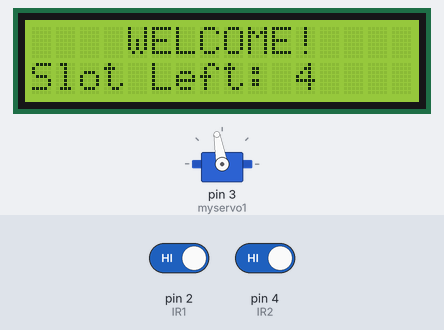
Simulated run of this sketch. Board: Arduino Uno, built with avr-gcc and run on an emulated ATmega328P. Shown: 16×2 character LCD, servo. The inputs (shaded band) are chosen by the test bench; at power-on: pin 2 (IR1) HIGH, pin 4 (IR2) HIGH.

Above: at 3.2 s.
3.3 s: pin 2 (IR1) driven LOW
At 4.5 s:
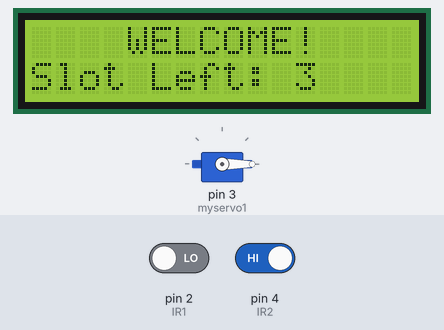
4.8 s: pin 4 (IR2) driven LOW
At 7.5 s:
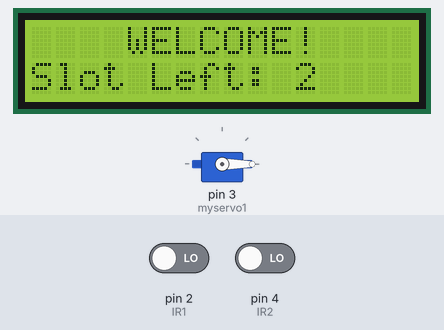
7.8 s: pin 2 (IR1) driven HIGH
At 9.0 s:
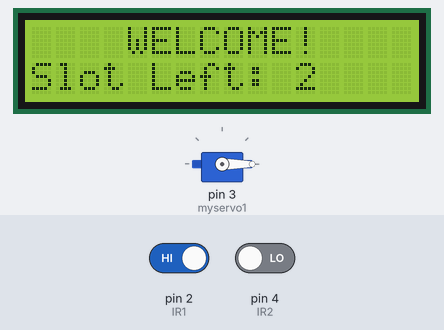
Timing chart, 0 to 10.8 s (numbered marks = the images above; inputs shaded):
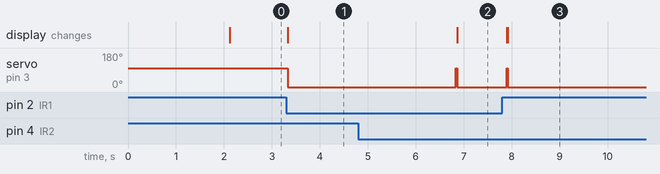

Measured:
- after the input at 3.3 s, servo on pin 3 (myservo1): 100° → 0° at once; the display: changes at once (image 1)
- after the input at 4.8 s, servo on pin 3 (myservo1): 0° → 100° after 2.0 s, → 0° 0.03 s later; the display: changes after 2.1 s (image 2)
- after the input at 7.8 s, servo on pin 3 (myservo1): goes on until 7.9 s, then stays 0°

The sketch:

test_car_park.ino
```cpp
#include <Wire.h>
#include <LiquidCrystal_I2C.h>
LiquidCrystal_I2C lcd(0x3F,16,2);  //Change the HEX address
#include <Servo.h>

Servo myservo1;

int IR1 = 2;
int IR2 = 4;

int Slot = 4;           //Enter Total number of parking Slots

int flag1 = 0;
int flag2 = 0;

void setup() {
  lcd.init();
  lcd.backlight();
pinMode(IR1, INPUT);
pinMode(IR2, INPUT);

myservo1.attach(3);
myservo1.write(100);

lcd.setCursor (0,0);
lcd.print("     ARDUINO    ");
lcd.setCursor (0,1);
lcd.print(" PARKING SYSTEM ");
delay (2000);
lcd.clear();
}

void loop(){

if(digitalRead (IR1) == LOW && flag1==0){
if(Slot>0){flag1=1;
if(flag2==0){myservo1.write(0); Slot = Slot-1;}
}else{
lcd.setCursor (0,0);
lcd.print("    SORRY :(    ");
lcd.setCursor (0,1);
lcd.print("  Parking Full  ");
delay (3000);
lcd.clear();
}
}

if(digitalRead (IR2) == LOW && flag2==0){flag2=1;
if(flag1==0){myservo1.write(0); Slot = Slot+1;}
}

if(flag1==1 && flag2==1){
delay (1000);
myservo1.write(100);
flag1=0, flag2=0;
}

lcd.setCursor (0,0);
lcd.print("    WELCOME!    ");
lcd.setCursor (0,1);
lcd.print("Slot Left: ");
lcd.print(Slot);
}
```

LCD.c
```cpp
#include <Wire.h>
void setup()
{
Wire.begin();
Serial.begin(9600);
Serial.println("\nI2C Scanner");
}
void loop()
{
byte error, address;
int Devices;
Serial.println("Scanning...");
Devices = 0;
for(address = 1; address < 127; address++ )
{

Wire.beginTransmission(address);
error = Wire.endTransmission();
if (error == 0)
{
Serial.print("I2C device found at address 0x");
if (address<16)
Serial.print("0");
Serial.print(address,HEX);
Serial.println("  !");
Devices++;
}
else if (error==4)
{
Serial.print("Unknown error at address 0x");
if (address<16)
Serial.print("0");
Serial.println(address,HEX);
}
}
if (Devices == 0)
Serial.println("No I2C devices found\n");
else
Serial.println("done\n");
delay(5000);
}
```
